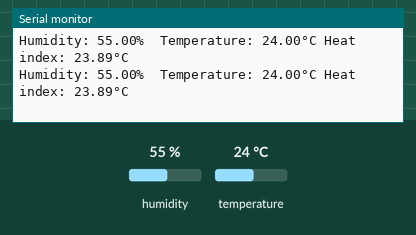
This sketch was run on a simulated Arduino Mega 2560, built with avr-gcc and run on an emulated ATmega2560. Parts: the last lines printed to the serial monitor. Inputs (shaded band) come from the test bench; at power-on: humidity 55 %, temperature 24 °C.

Above: at 3.8 s.
3.9 s: humidity set to 22 %
At 5.5 s:
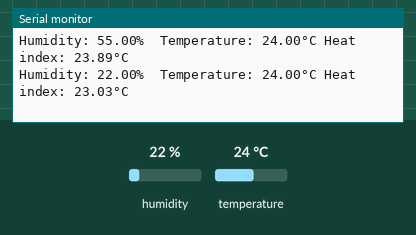
6.7 s: temperature set to 12 °C
At 7.4 s:
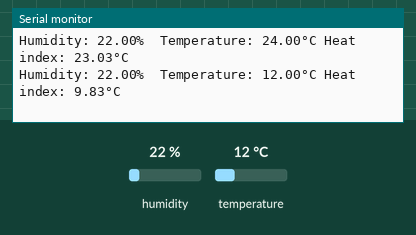
9.5 s: humidity set to 40 %
At 10.9 s:
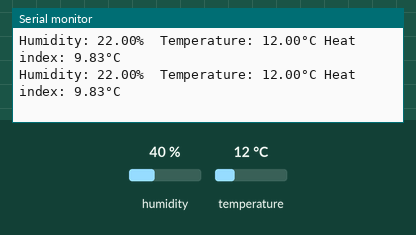
Timing chart, 0 to 12.5 s (numbered marks = the images above; inputs shaded):
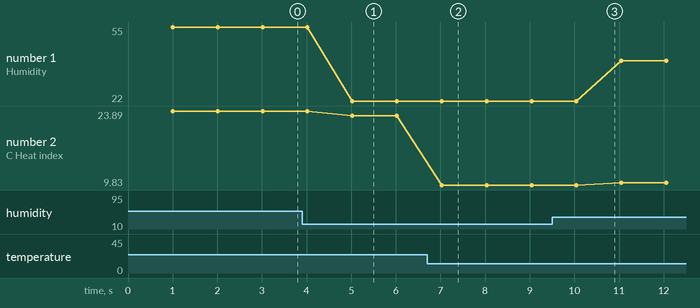

Measured:
- after the input at 3.9 s, the serial monitor: prints a new line after 1.1 s (image 1)
- after the input at 6.7 s, the serial monitor: prints a new line after 0.33 s (image 2)
- plotted number 1: 55 → 22 after the input at 3.9 s, 22 → 40 after the input at 9.5 s
- plotted number 2: 23.89 → 23.03 after the input at 3.9 s, 23.03 → 9.83 after the input at 6.7 s, 9.83 → 10.3 after the input at 9.5 s

The sketch:

App.ino
```cpp
#include "DHT.h"

#define DHTPIN 40
#define DHTTYPE DHT22

DHT dht(DHTPIN, DHTTYPE);

void setup() {
  Serial.println(F("Start"));

  Serial.begin(115200);
  Serial.println(F("DHTxx test!"));

  dht.begin();
}

void loop() {
  delay(1000);

  float h = dht.readHumidity();
  float t = dht.readTemperature();
  float f = dht.readTemperature(true);

  if (isnan(h) || isnan(t) || isnan(f)) {
    Serial.println(F("Failed to read from DHT sensor!"));
    return;
  }

  float hif = dht.computeHeatIndex(f, h);
  float hic = dht.computeHeatIndex(t, h, false);

  Serial.print(F("Humidity: "));
  Serial.print(h);
  Serial.print(F("%  Temperature: "));
  Serial.print(t);
  Serial.print(F("°C Heat index: "));
  Serial.print(hic);
  Serial.println(F("°C"));
}
```
